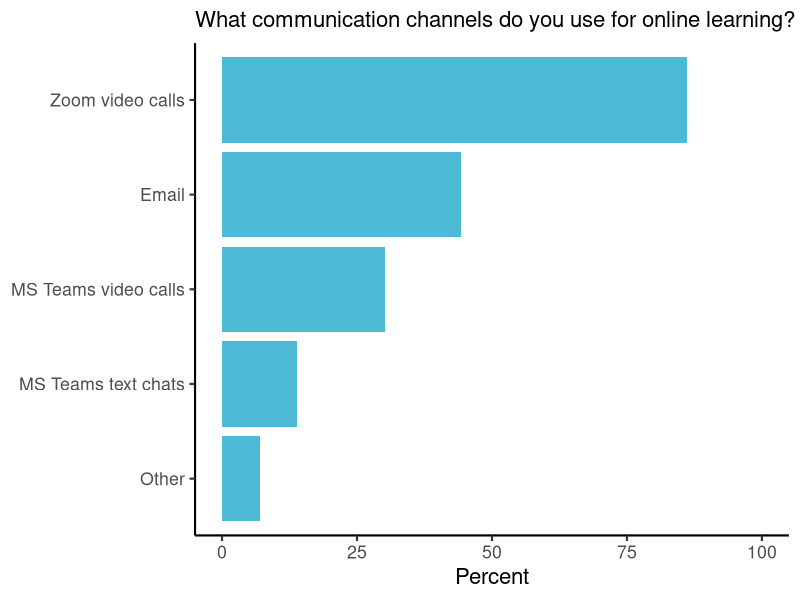

Reproduce this figure in R.
library(readxl)
library(tidyverse)

raw_data <- read_excel("Survey on campus versus distance learning(1-43).xlsx")

# from summary_results_colors.pdf
tool_names <- c("Zoom video calls", "Email", "MS Teams video calls", "MS Teams text chats", "Other")
communication_data <- tibble(
  comm_tool = factor(tool_names, levels = rev(tool_names)),
  Frequency = c(37,19,13,6,3)
 ) %>% 
  mutate(Percent = 100*Frequency/43)

ggplot(
  data = communication_data,
  mapping = aes(x = Percent, y = comm_tool)
) +
  geom_col(fill = "#4DBBD5FF") +
  scale_x_continuous(limits = c(0,100)) +
  theme_classic(base_size = 16) +
  labs(y = NULL, subtitle = "What communication channels do you use for online learning?")

recommend_data <- raw_data %>% 
  mutate(
    Recommend = case_when(
      `Would you recommend distance learning for future students?` == "Maybe" ~ "Yes/Maybe",
      `Would you recommend distance learning for future students?` == "Yes" ~ "Yes/Maybe",
      TRUE ~ `Would you recommend distance learning for future students?`,
    ),
    ManageTime = case_when(
      `How well could you manage time while learning remotely?` == "Moderately well" ~ "Moderately/Very well",
      `How well could you manage time while learning remotely?` == "Very well" ~ "Moderately/Very well",
      TRUE ~ `How well could you manage time while learning remotely?`
    ),
    Motivated = case_when(
      `How motivated and engaged did you feel in this course? ` == "Somewhat" ~ "Somewhat/Very much",
      `How motivated and engaged did you feel in this course? ` == "Very much" ~ "Somewhat/Very much",
      TRUE ~ `How motivated and engaged did you feel in this course? `
    )
    ) %>% 
  select(Recommend, ManageTime, Motivated) 


xtabs(~ Recommend + ManageTime, recommend_data)
chisq.test(recommend_data$Recommend, recommend_data$ManageTime)

xtabs(~ Recommend + Motivated, recommend_data)
chisq.test(recommend_data$Recommend, recommend_data$Motivated)

